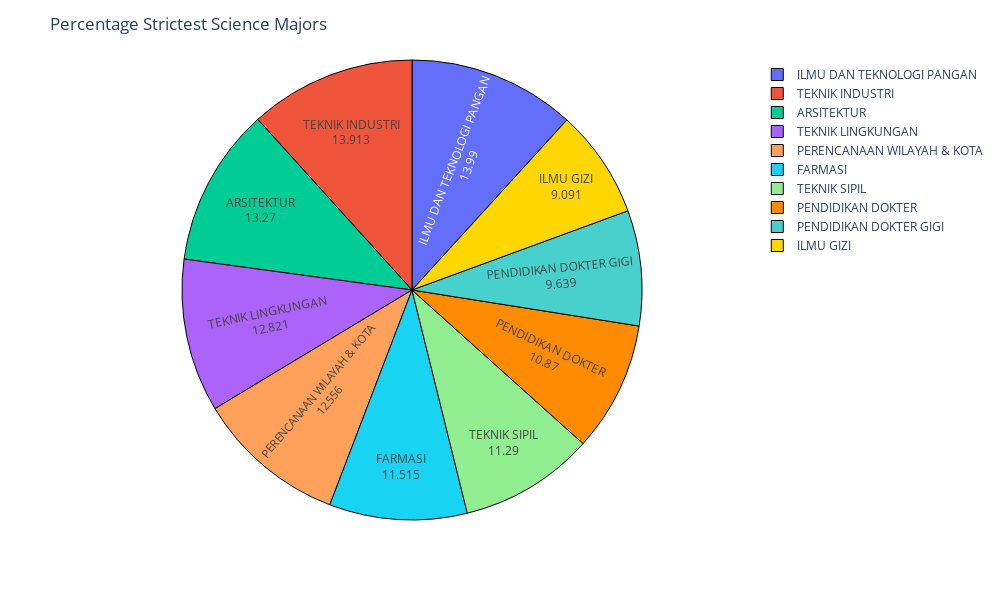
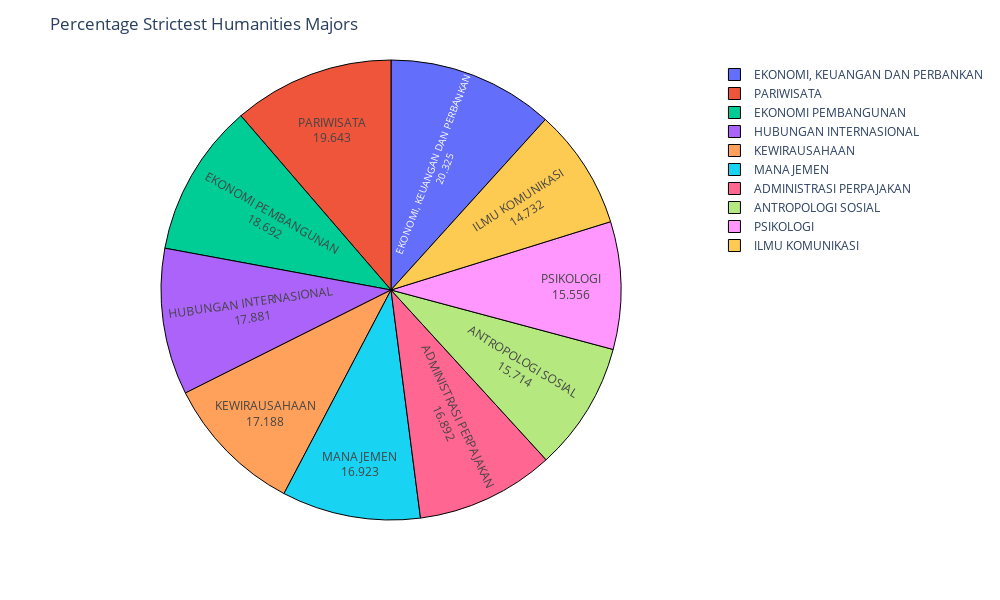

The notebook cell saved with these charts, in order:
### Code cell
colors = ['gold', 'mediumturquoise', 'darkorange', 'lightgreen']
fig = px.pie(values=[9.091,9.639,10.870,11.290,11.515,12.556,12.821,13.270,13.913,13.990],names=['ILMU GIZI','PENDIDIKAN DOKTER GIGI','PENDIDIKAN DOKTER','TEKNIK SIPIL','FARMASI','PERENCANAAN WILAYAH & KOTA','TEKNIK LINGKUNGAN','ARSITEKTUR','TEKNIK INDUSTRI','ILMU DAN TEKNOLOGI PANGAN'],height=600,width=1000)
fig.update_traces(textposition='inside', textinfo='value+label',marker=dict(colors=colors, line=dict(color='#000000', width=1)))
fig.update_layout(title='Percentage Strictest Science Majors')
fig.show()

fig = px.pie(values=b['Percentage'].head(10),names=b['first_major'].head(10),height=600,width=1000)
fig.update_traces(textposition='inside', textinfo='value+label',marker=dict(line=dict(color='#000000', width=1)))
fig.update_layout(title='Percentage Strictest Humanities Majors')
fig.show()

### Figure 1 — Plotly figure (JSON) as saved in the notebook; plotly's stock layout.template omitted (floating-point values rounded to 4 significant figures)
{"data": [{"domain": {"x": [0, 1], "y": [0, 1]}, "hovertemplate": "label=%{label}<br>value=%{value}<extra></extra>", "labels": ["ILMU GIZI", "PENDIDIKAN DOKTER GIGI", "PENDIDIKAN DOKTER", "TEKNIK SIPIL", "FARMASI", "PERENCANAAN WILAYAH & KOTA", "TEKNIK LINGKUNGAN", "ARSITEKTUR", "TEKNIK INDUSTRI", "ILMU DAN TEKNOLOGI PANGAN"], "legendgroup": "", "marker": {"colors": ["gold", "mediumturquoise", "darkorange", "lightgreen"], "line": {"color": "#000000", "width": 1}}, "name": "", "showlegend": true, "textinfo": "value+label", "textposition": "inside", "type": "pie", "values": [9.091, 9.639, 10.87, 11.29, 11.52, 12.56, 12.82, 13.27, 13.91, 13.99]}], "layout": {"height": 600, "legend": {"tracegroupgap": 0}, "margin": {"t": 60}, "title": {"text": "Percentage Strictest Science Majors"}, "width": 1000}}

### Figure 2 — Plotly figure (JSON) as saved in the notebook; plotly's stock layout.template omitted (floating-point values rounded to 4 significant figures)
{"data": [{"domain": {"x": [0, 1], "y": [0, 1]}, "hovertemplate": "label=%{label}<br>value=%{value}<extra></extra>", "labels": ["ILMU KOMUNIKASI", "PSIKOLOGI", "ANTROPOLOGI SOSIAL", "ADMINISTRASI PERPAJAKAN", "MANAJEMEN", "KEWIRAUSAHAAN", "HUBUNGAN INTERNASIONAL", "EKONOMI PEMBANGUNAN", "PARIWISATA", "EKONOMI, KEUANGAN DAN PERBANKAN"], "legendgroup": "", "marker": {"line": {"color": "#000000", "width": 1}}, "name": "", "showlegend": true, "textinfo": "value+label", "textposition": "inside", "type": "pie", "values": ["14.732", "15.556", "15.714", "16.892", "16.923", "17.188", "17.881", "18.692", "19.643", "20.325"]}], "layout": {"height": 600, "legend": {"tracegroupgap": 0}, "margin": {"t": 60}, "title": {"text": "Percentage Strictest Humanities Majors"}, "width": 1000}}
